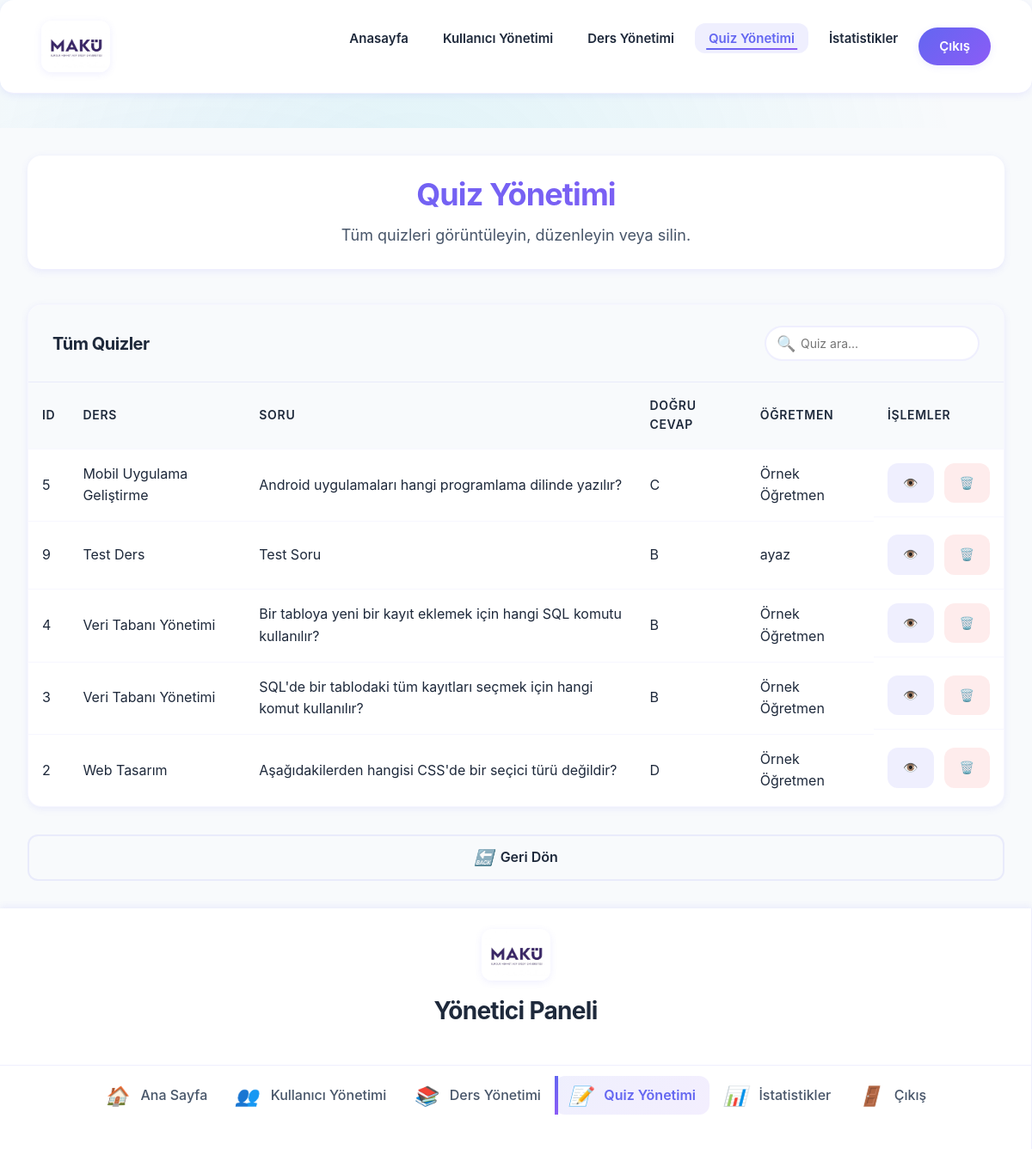
The page /admin_manage_quizzes.php (signed in) on the database its author committed.
### tables this page shows
CREATE TABLE `quizzes` (
  `id` int(11) NOT NULL,
  `course_id` int(11) NOT NULL,
  `question` text NOT NULL,
  `option_a` varchar(255) NOT NULL,
  `option_b` varchar(255) NOT NULL,
  `option_c` varchar(255) NOT NULL,
  `option_d` varchar(255) NOT NULL,
  `correct_option` enum('A','B','C','D') NOT NULL,
  `created_at` timestamp NOT NULL DEFAULT current_timestamp(),
  `updated_at` timestamp NOT NULL DEFAULT current_timestamp() ON UPDATE current_timestamp()
);

CREATE TABLE `courses` (
  `id` int(11) NOT NULL,
  `name` varchar(100) NOT NULL,
  `description` text DEFAULT NULL,
  `teacher_id` int(11) DEFAULT NULL,
  `created_at` timestamp NOT NULL DEFAULT current_timestamp(),
  `updated_at` timestamp NOT NULL DEFAULT current_timestamp() ON UPDATE current_timestamp()
);

CREATE TABLE `users` (
  `id` int(11) NOT NULL,
  `name` varchar(100) NOT NULL,
  `email` varchar(100) NOT NULL,
  `password` varchar(255) NOT NULL,
  `salt` varchar(32) DEFAULT NULL,
  `role` enum('student','teacher','admin') NOT NULL,
  `created_at` timestamp NOT NULL DEFAULT current_timestamp(),
  `updated_at` timestamp NOT NULL DEFAULT current_timestamp() ON UPDATE current_timestamp()
);

### config.php (called while the page is built, shortened)
<?php
function e($string) {
    return htmlspecialchars($string, ENT_QUOTES, 'UTF-8');
}
?>

### admin_manage_quizzes.php (the view, shortened to what this page needs)
<?php
include "config.php";
$sql = "SELECT q.id, q.question, q.correct_option, c.name AS course_name, u.name AS teacher_name
        FROM quizzes q
        JOIN courses c ON q.course_id = c.id
        JOIN users u ON c.teacher_id = u.id
        ORDER BY c.name, q.id DESC";
$result = $conn->query($sql);
?>
<!DOCTYPE html>
<html lang="tr">
<head>
    <link rel="stylesheet" href="css/main.css">
</head>
<body class="dashboard-body">
    <header id="header" class="header dashboard-header">
        <div class="container">
            <img src="img/school-logo.jpg" alt="MAKÜ Logo" class="header-logo">
            <nav id="navmenu" class="navmenu">
                <ul>
                    <li><a href="admin_dashboard.php">Anasayfa</a></li>
                    <li><a href="admin_manage_users.php">Kullanıcı Yönetimi</a></li>
                    <li><a href="admin_manage_courses.php">Ders Yönetimi</a></li>
                    <li><a href="admin_manage_quizzes.php" class="active">Quiz Yönetimi</a></li>
                    <li><a href="admin_quiz_stats.php">İstatistikler</a></li>
                    <li><a href="islem/logout.php" class="btn-action">Çıkış</a></li>
                </ul>
            </nav>
        </div>
    </header>
    <div class="dashboard-container">
        <div class="sidebar">
            <div class="sidebar-header">
                <img src="img/school-logo.jpg" alt="MAKÜ Logo" class="sidebar-logo">
                <h3>Yönetici Paneli</h3>
            </div>
            <ul class="sidebar-menu">
                <li><a href="admin_dashboard.php"><i class="icon">🏠</i> Ana Sayfa</a></li>
                <li><a href="admin_manage_users.php"><i class="icon">👥</i> Kullanıcı Yönetimi</a></li>
                <li><a href="admin_manage_courses.php"><i class="icon">📚</i> Ders Yönetimi</a></li>
                <li><a href="admin_manage_quizzes.php" class="active"><i class="icon">📝</i> Quiz Yönetimi</a></li>
                <li><a href="admin_quiz_stats.php"><i class="icon">📊</i> İstatistikler</a></li>
                <li><a href="islem/logout.php"><i class="icon">🚪</i> Çıkış</a></li>
            </ul>
        </div>
        <main class="dashboard-content">
            <div class="dashboard-header">
                <h1>Quiz Yönetimi</h1>
                <p>Tüm quizleri görüntüleyin, düzenleyin veya silin.</p>
            </div>
            <div class="content-card">
                <div class="card-header">
                    <h2>Tüm Quizler</h2>
                    <div class="search-container">
                        <input type="text" id="quizSearch" placeholder="Quiz ara..." class="search-input">
                        <span class="search-icon">🔍</span>
                    </div>
                </div>
                <?php if ($result && $result->rowCount() > 0): ?>
                    <div class="table-responsive">
                        <table class="data-table">
                            <thead>
                                <tr>
                                    <th>ID</th>
                                    <th>Ders</th>
                                    <th>Soru</th>
                                    <th>Doğru Cevap</th>
                                    <th>Öğretmen</th>
                                    <th>İşlemler</th>
                                </tr>
                            </thead>
                            <tbody id="quizTableBody">
                                <?php while ($row = $result->fetch(PDO::FETCH_ASSOC)): ?>
                                    <tr>
                                        <td><?php echo $row['id']; ?></td>
                                        <td><?php echo e($row['course_name']); ?></td>
                                        <td><?php echo e($row['question']); ?></td>
                                        <td><?php echo $row['correct_option']; ?></td>
                                        <td><?php echo e($row['teacher_name']); ?></td>
                                        <td class="actions">
                                            <a href="admin_view_quiz.php?id=<?php echo $row['id']; ?>" class="btn-view" title="Görüntüle">👁️</a>
                                            <a href="admin_manage_quizzes.php?delete=<?php echo $row['id']; ?>" class="btn-delete" title="Sil" onclick="return confirm('Bu quizi silmek istediğinizden emin misiniz?')">🗑️</a>
                                        </td>
                                    </tr>
                                <?php endwhile; ?>
                            </tbody>
                        </table>
                    </div>
                <?php else: ?>
                    <div class="no-data">
                        <p>Henüz hiç quiz bulunmamaktadır.</p>
                    </div>
                <?php endif; ?>
            </div>
            <div class="action-buttons centered">
                <a href="admin_dashboard.php" class="secondary-button">
                    <i class="button-icon">🔙</i> Geri Dön
                </a>
            </div>
        </main>
    </div>
</body>
</html>

### rows shown on the page
quizzes: id "5", course.name "Mobil Uygulama Geliştirme", question "Android uygulamaları hangi programlama dilinde yazılır?", correct_option "C", users.name "Örnek Öğretmen"
quizzes: id "9", course.name "Test Ders", question "Test Soru", correct_option "B", users.name "ayaz"
quizzes: id "4", course.name "Veri Tabanı Yönetimi", question "Bir tabloya yeni bir kayıt eklemek için hangi SQL komutu kullanılır?", correct_option "B", users.name "Örnek Öğretmen"
quizzes: id "3", course.name "Veri Tabanı Yönetimi", question "SQL'de bir tablodaki tüm kayıtları seçmek için hangi komut kullanılır?", correct_option "B", users.name "Örnek Öğretmen"
quizzes: id "2", course.name "Web Tasarım", question "Aşağıdakilerden hangisi CSS'de bir seçici türü değildir?", correct_option "D", users.name "Örnek Öğretmen"
